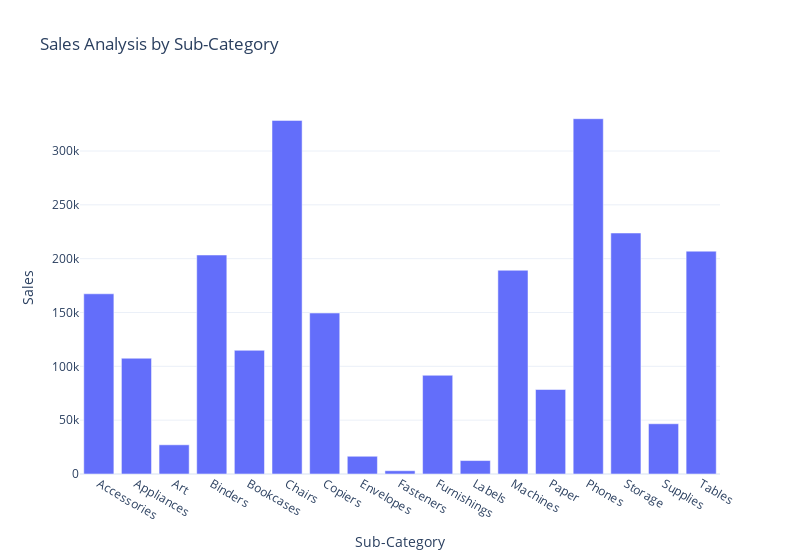

Notebook cell for this chart:
### Code cell
# sales analysis by sub-category
sales_by_subcategory = data.groupby('Sub-Category')['Sales'].sum().reset_index()
fig = px.bar(sales_by_subcategory, 
             x='Sub-Category', 
             y='Sales', 
             title='Sales Analysis by Sub-Category',
             width=800,)
fig.show()

### Figure 1 — Plotly figure (JSON) as saved in the notebook; plotly's stock layout.template omitted (floating-point values rounded to 4 significant figures)
{"data": [{"alignmentgroup": "True", "hovertemplate": "Sub-Category=%{x}<br>Sales=%{y}<extra></extra>", "legendgroup": "", "marker": {"color": "#636efa", "pattern": {"shape": ""}}, "name": "", "offsetgroup": "", "orientation": "v", "showlegend": false, "textposition": "auto", "type": "bar", "x": ["Accessories", "Appliances", "Art", "Binders", "Bookcases", "Chairs", "Copiers", "Envelopes", "Fasteners", "Furnishings", "Labels", "Machines", "Paper", "Phones", "Storage", "Supplies", "Tables"], "xaxis": "x", "y": [167400.0, 107500.0, 27120.0, 203400.0, 114900.0, 328400.0, 149500.0, 16480.0, 3024.0, 91710.0, 12490.0, 189200.0, 78480.0, 330000.0, 223800.0, 46670.0, 207000.0], "yaxis": "y"}], "layout": {"barmode": "relative", "legend": {"tracegroupgap": 0}, "title": {"text": "Sales Analysis by Sub-Category"}, "width": 800, "xaxis": {"anchor": "y", "domain": [0, 1], "title": {"text": "Sub-Category"}}, "yaxis": {"anchor": "x", "domain": [0, 1], "title": {"text": "Sales"}}}}
